Frame 1 (no input): blank canvas, image omitted
Frame 60 (the mouse pressed at the canvas centre just before this capture): blank canvas, image omitted
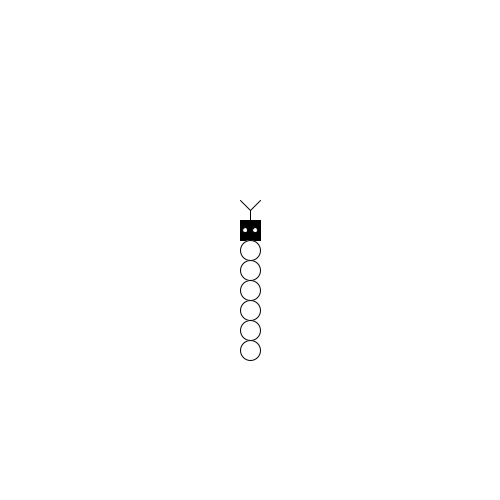
Frame 120 (the mouse held since frame 60 and released just before this capture)

The Processing sketch whose frames 1 and 60 were blank and that drew this single picture after the mouse press (run headless with seeded random() and noise(); from frame 60 on, the mouse is pressed at the canvas centre):

// Processing sketch: LoopExampleWithClass
// ── LoopExampleWithClass.pde
Snake snake;

void setup() {
  size(500, 500);
  
  snake = new Snake(0, 0, 1);
}

void draw() {
  background(255);

  snake.moveTo(mouseX, mouseY);
  snake.setScale(float(mouseY) / height);
  snake.display();
}
// ── Snake.pde
class Snake {
  float x, y;
  float diameter;
  
  Snake(float x, float y, float scale) {
    this.x = x;
    this.y = y;
    setScale(scale);
  }
  
  void moveTo(float newX, float newY) {
    x = newX;
    y = newY;
  }
  
  void setScale(float scale) {
    diameter = scale * 40;
  }
  
  void display() {
    displayHead();
    displayBody();
  }

  void displayHead() {
    float radius = diameter / 2;
    float headY = y - diameter;
    stroke(0);
    line(x, headY - radius, x, headY - 2 * radius);
    line(x, headY - 2 * radius, x - radius, headY - 3 * radius);
    line(x, headY - 2 * radius, x + radius, headY - 3 * radius);
    fill(0);
    rect(x - radius, headY - radius, diameter, diameter);
    fill(255);
    ellipse(x - radius / 2, headY, radius / 2, radius / 2);
    ellipse(x + radius / 2, headY, radius / 2, radius / 2);
  }

  void displayBody() {
    fill(255);
    ellipse(x, y + 0 * diameter, diameter, diameter);
    ellipse(x, y + 1 * diameter, diameter, diameter);
    ellipse(x, y + 2 * diameter, diameter, diameter);
    ellipse(x, y + 3 * diameter, diameter, diameter);
    ellipse(x, y + 4 * diameter, diameter, diameter);
    ellipse(x, y + 5 * diameter, diameter, diameter);
  }

  void displayBodyNotSoBadly() {
    fill(255);
    float ringY = y;
    while (ringY < y + 6 * diameter) {
      ellipse(x, ringY, diameter, diameter);
      ringY += diameter;
    }
  }

  void displayBodyBadly() {
    fill(255);
    float ringY = y;
    ellipse(x, ringY, diameter, diameter);
    ringY += diameter;
    ellipse(x, ringY, diameter, diameter);
    ringY += diameter;
    ellipse(x, ringY, diameter, diameter);
    ringY += diameter;
    ellipse(x, ringY, diameter, diameter);
    ringY += diameter;
    ellipse(x, ringY, diameter, diameter);
    ringY += diameter;
    ellipse(x, ringY, diameter, diameter);
    ringY += diameter;
  }

  void displayBodyVeryBadly() {
    fill(255);
    ellipse(x, y, diameter, diameter);
    ellipse(x, y + 1 * diameter, diameter, diameter);
    ellipse(x, y + 2 * diameter, diameter, diameter);
    ellipse(x, y + 3 * diameter, diameter, diameter);
    ellipse(x, y + 4 * diameter, diameter, diameter);
    ellipse(x, y + 5 * diameter, diameter, diameter);
  }
}
